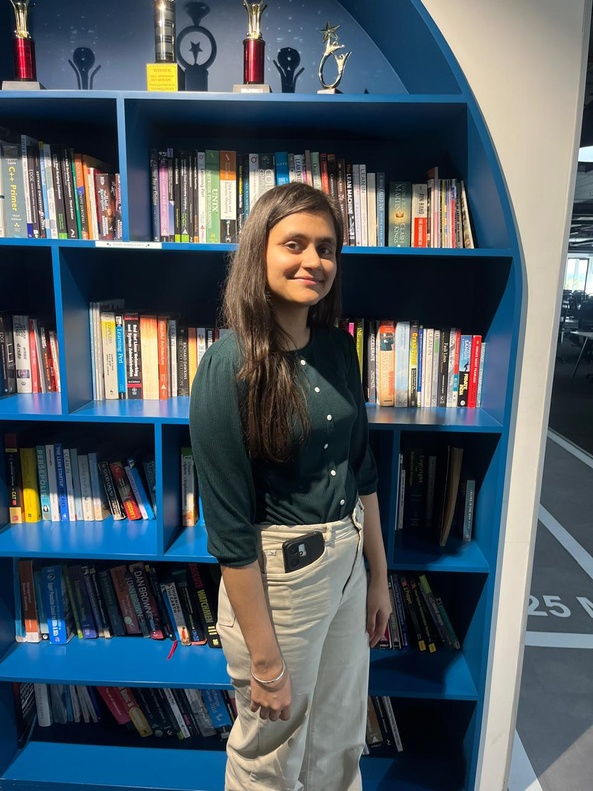
#> input picture dataset/Manya/WhatsApp Image 2026-03-02 at 8.49.38 PM (1).jpeg, 593 x 791 px, shrunk from 960 x 1280 before the run; its folder holds only this picture in this run
$ python recognize.py
#> lines starting #> are read from the running program, lines starting #| are printed output that depends on the picture
import cv2
import os
import numpy as np

data_path = 'dataset'
people = os.listdir(data_path)

faces = []
labels = []
label_map = {}

label_id = 0

for person in people:
    label_map[label_id] = person
    person_path = os.path.join(data_path, person)

    for image_name in os.listdir(person_path):
        image_path = os.path.join(person_path, image_name)
        img = cv2.imread(image_path)
#> img is the input picture: shape (791, 593, 3); mean B, G, R 97.3, 89, 77.6
        gray = cv2.cvtColor(img, cv2.COLOR_BGR2GRAY)
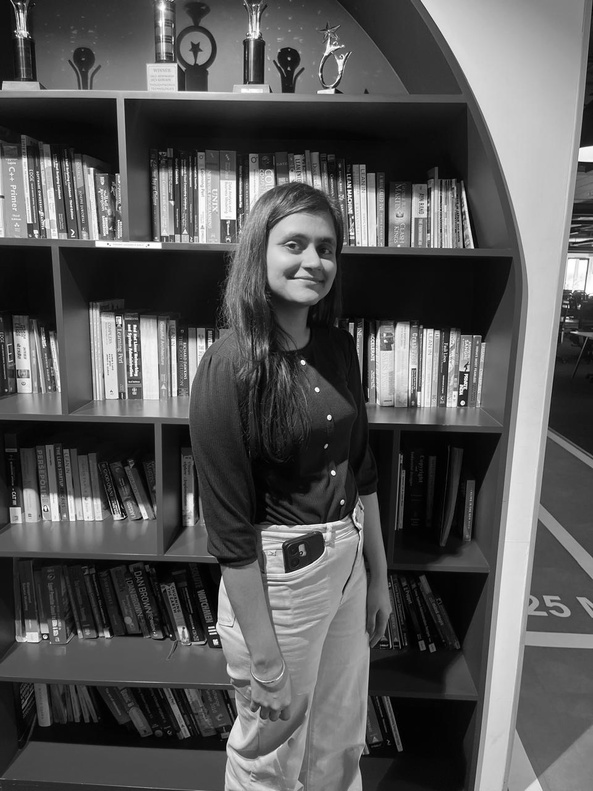
#> gray: shape (791, 593); min 0, max 255, mean 86.6

        faces.append(gray)
        labels.append(label_id)

    label_id += 1
#> pass 2 of the loop `for person in people:`:
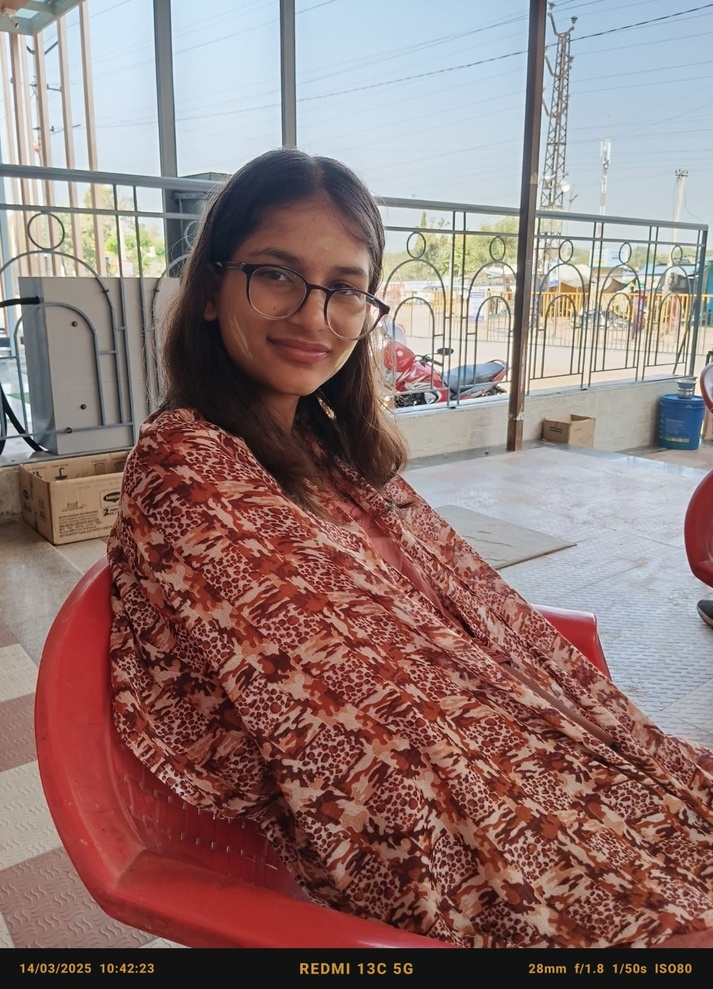
#> input picture dataset/Tanya/WhatsApp Image 2026-03-02 at 8.54.24 PM (1).jpeg, 713 x 989 px, shrunk from 1154 x 1600 before the run
#> img is the input picture: shape (989, 713, 3); mean B, G, R 117.8, 120, 144.4
#> `gray = cv2.cvtColor(img, cv2.COLOR_BGR2GRAY)`:
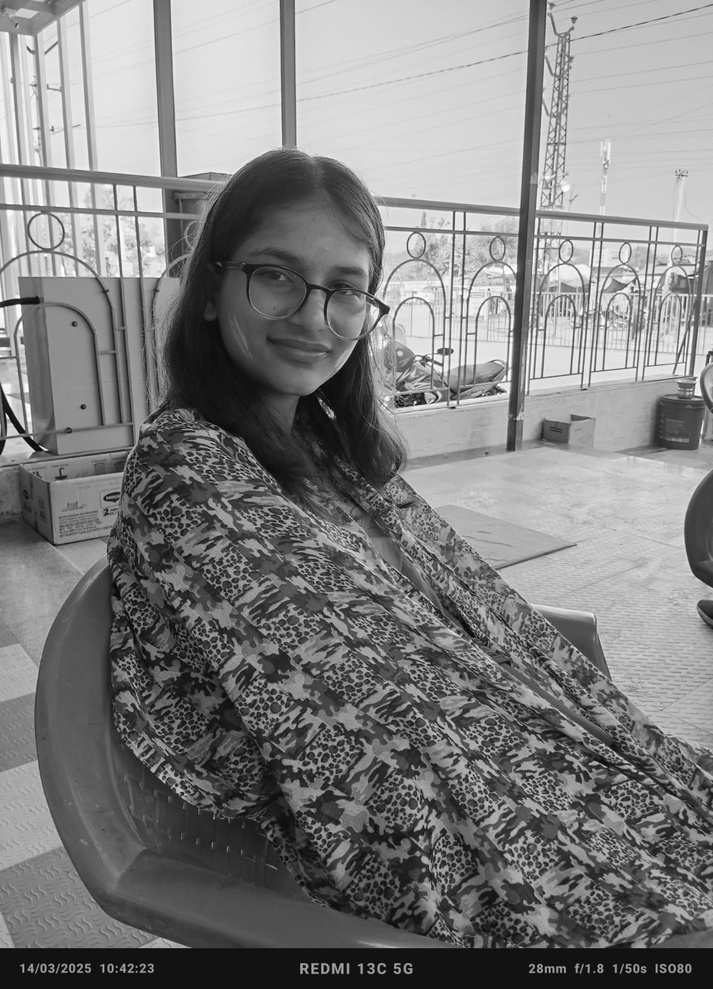
#> gray: shape (989, 713); min 2, max 255, mean 127.1

recognizer = cv2.face.LBPHFaceRecognizer_create()
recognizer.train(faces, np.array(labels))
recognizer.save("trainer.yml")

print("Training Completed!")
